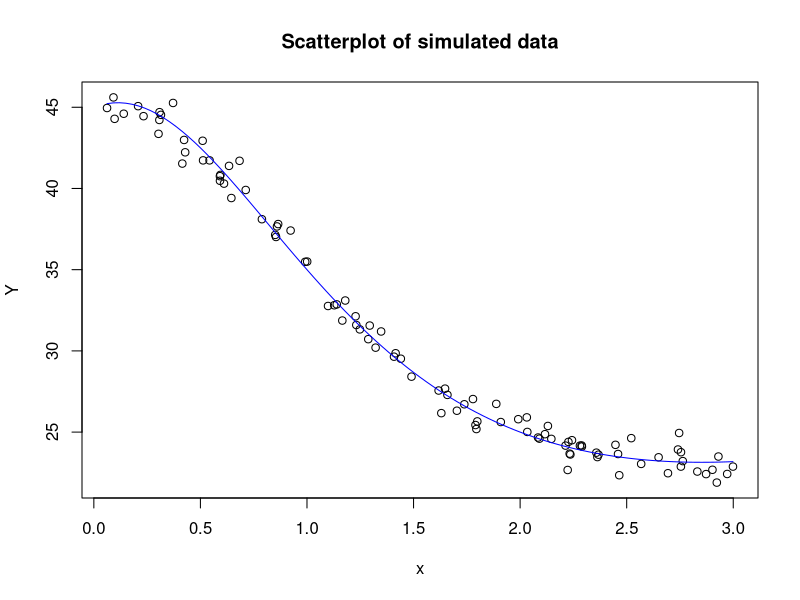
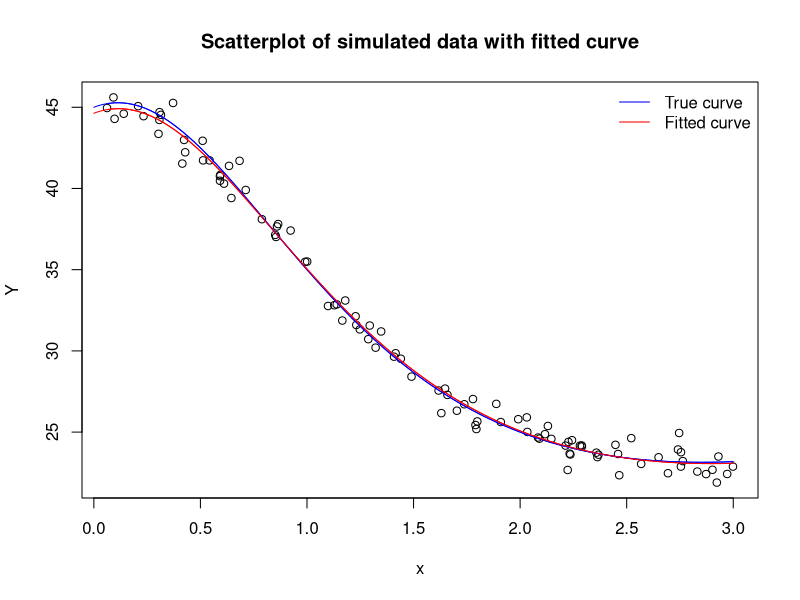
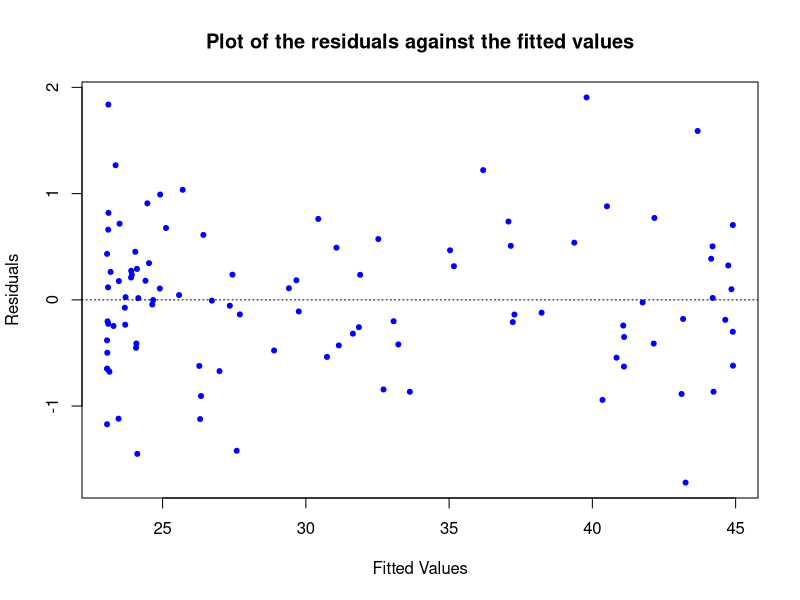
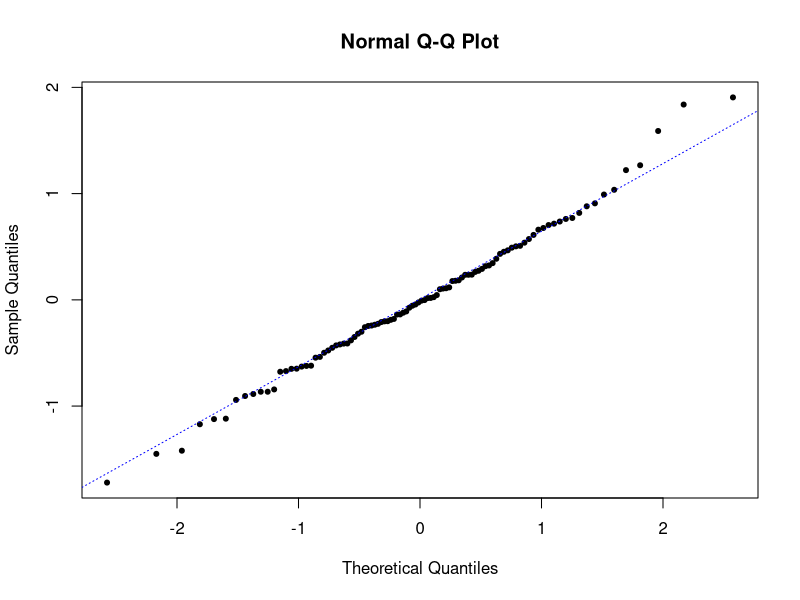
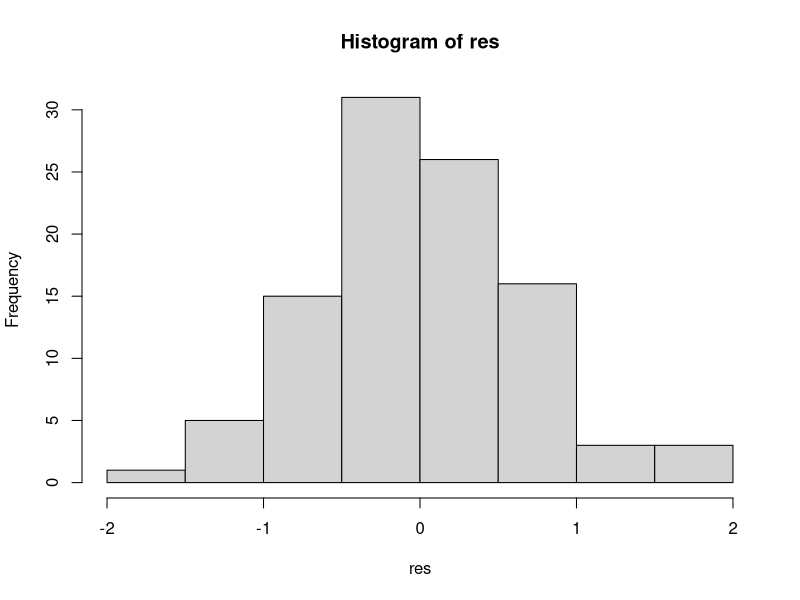

Reproduce these figures in R, in order. (Note: this script raises an error after producing the figures.)
n = 100
mean=0
sd = sqrt(0.5)

th1 = 5
th2 = 90
th3 = 2

theta_real = c(th1,th2,th3)

set.seed(88)
x = runif(n, 0, 3)
e = rnorm(100,mean,sd)

#create vector Y

Y = th1*x + th2/(th3 + x^2) + e 



plot(Y~  x, main = 'Scatterplot of simulated data')
curve(th1*x+(th2/(th3+x^2)), col="blue", add=TRUE)


#fit model

fit = nls(Y ~ theta1*x+(theta2/(theta3+x^2)), start = list(theta1 = 10, theta2 = 30, theta3 = 9))
coef = coef(fit)

#new curve
plot(Y ~  x, main = 'Scatterplot of simulated data with fitted curve')    
legend('topright', legend = c('True curve','Fitted curve'), lty=c(1,1),lwd=c(1,1),col=c('blue','red'),bty = 'n')
#using lines
x1=seq(from=0.0,to=3,by=0.01)
lines(x1,coef[1]*x1 + coef[2]/(coef[3] + x1^2),col="red")#fitted curve
lines(x1,th1*x1 + th2/(th3 + x1^2),col="blue")#true curve
#using curve
curve(th1*x+(th2/(th3+x^2)), col="blue", add=TRUE)
curve(coef[1]*x + (coef[2]/(coef[3]+x^2)),col='red',add=TRUE)

#the estimated covariance matrix
res = residuals(fit)
SSE = sum((res)^2)
p=3
var = SSE/(n-p)
var
cov = vcov(fit)
cov

#real covariance matrix
expr = expression(th1*x + th2/(th3 + x^2))
#compute partial derivatives with respect to th1, th2 and th3 using function 
der1 = eval(deriv(expr, 'th1'))
der2 = eval(deriv(expr, 'th2'))
der3 = eval(deriv(expr, 'th3'))
V =matrix(NA, nrow = 100, ncol =3)

#here we use attr(,'gradient) to obtain the appropriate partial derivatives from deriv function

V =(cbind(attr(der1,'gradient'),attr(der2,'gradient'),attr(der3,'gradient')))
#calculate real covariance matrix
cov_real =  sd^2 * solve((t(V) %*% V))
cov_real


#check residuals



plot(fitted(fit),res,xlab="Fitted Values",ylab="Residuals",main= "Plot of the residuals against the fitted values", pch=20, cex=1, col="blue") # not good
abline(a=0, b=0, lty= 3)


# qq-plot
qqnorm(res, cex = 1, pch= 20)
qqline(res,lty=3,col="blue")
hist(res)   # not good


shapiro.test(res)# H0:normality



#confidence intervals using Asyptotic normality
f=function(x,theta)return(theta[1]*x+(theta[2]/(theta[3]+x^2)))

ub1 = coef[1] + qt(0.99,n-3)*sqrt(cov[1,1])
lb1 = coef[1] - qt(0.99,n-3)*sqrt(cov[1,1])

ub2 = coef[2] + qt(0.99,n-3)*sqrt(cov[2,2])
lb2 = coef[2] - qt(0.99,n-3)*sqrt(cov[2,2])

ub3 = coef[3] + qt(0.99,n-3)*sqrt(cov[3,3])
lb3 = coef[3] - qt(0.99,n-3)*sqrt(cov[3,3])

v1 = c(lb1,ub1)
v2 = c(lb2,ub2)
v3 = c(lb3,ub3)

interval = rbind (v1,v2,v3)
interval


lb=numeric(3);
ub=numeric(3); 
rownames(lb)=names(coef(fit))
for(i in 1:3) {lb[i]=coef(fit)[i]-qt(0.99,n-length(coef(fit)))*sqrt(cov[i,i])
               ub[i]=coef(fit)[i]+qt(0.99,n-length(coef(fit)))*sqrt(cov[i,i])}
ci=cbind(lb,ub); rownames(ci)=names(coef(fit)); ci



#using bootstrap



B=1000 
par.boot=matrix(NA,B,length(coef(fit)))
rownames(par.boot)=paste("B",1:B,sep="")
colnames(par.boot)=names(coef(fit))
e_tilde = res - mean(res)

for(b in 1:B){
  # cat("b = ",b,"\n")
  # Bootstrap samples from centered residuals
  res_tilde=sample(e_tilde,replace=T)
  # Calculate bootstrap values for the response
  yboot=fitted(fit)+res_tilde #Y*_1,...Y*_n
  # Fit model using new response and get bootstrap estimates for parameter 
  modelBoot=nls(yboot ~ theta1*x+(theta2/(theta3+x^2)),start=list(theta1 = 10, theta2 = 30, theta3 = 9))
  # Store estimated (by bootstrap) parameters  
  par.boot[b,]=coef(modelBoot) #\theta*_1,..., \theta*_B
}
# Compute and display bootstrap confidence interval vor the coordinates of theta
lb.boot=2*coef(fit)-apply(par.boot,2,quantile,prob=0.99)
ub.boot=2*coef(fit)-apply(par.boot,2,quantile,prob=0.01)
cbind(lb.boot,ub.boot)


#Confidence interval for the expected value of Y when x = 1

## estimate of the real mean response f(1,theta)
f1=f(1,theta_real)
f1
## confidence interval for the mean response f(1,theta)
# first gradient function (represeted as column)
grad<-function(x,theta){rbind(x,
                              1/(theta[3] + x^2),
                              -theta[2]/(theta[3]+x^2)^2)}
gradvec=grad(1,coef(fit))
se=sqrt(t(gradvec)%*%vcov(fit)%*%gradvec)
lb=f1-qt(0.99,n-3)*se
ub=f1+qt(0.99,n-3)*se
c(lb,ub) # approximate confidence interval for f(1,theta)


## estimates and confidence approximate intervals the mean responses for many x's from (0,3]
x1=seq(from=0.1,to=3,by=0.1)
f2=f(x1,coef(fit))  
grad<-function(x1,theta){rbind(x1,
                              1/(theta[3] + x1^2),
                              -theta[2]/(theta[3]+x1^2)^2)}
gradvec=grad(x1,coef(fit))
se<-sqrt(apply(gradvec,2,function(xx) t(xx)%*%vcov(fit)%*%xx))


#se=sqrt(t(gradvec)%*%vcov(fit)%*%gradvec)
lb=f2-qt(0.99,n-length(coef(fit)))*se
ub=f2+qt(0.99,n-length(coef(fit)))*se
c(lb,ub) 

#plot confidence intervals


plot(Y ~  x, main = 'Plot of Confidence Intervals for many x in (0,3]')    
legend('topright', legend = c('True curve','Fitted curve'), lty=c(1,1),lwd=c(1,1),col=c('blue','red'),bty = 'n')
#using lines
lines(x1,coef[1]*x1 + coef[2]/(coef[3] + x1^2),col="red")#fitted curve
lines(x1,th1*x1 + th2/(th3 + x1^2),col="blue")#true curve
segments(x1,lb,x1,ub,lty=1,lwd =3, col="grey") # confidence intervals







#confidence interval for the mean response f(1,theta) using bootstrap

B=1000 # 1000
par.boot=matrix(NA,B,length(1))
rownames(par.boot)=paste("B",1:B,sep="")
e_tilde = res - mean(res)

for(b in 1:B){
  # cat("b = ",b,"\n")
  # Bootstrap samples from centered residuals
  res_tilde=sample(e_tilde,replace=T)
  # Calculate bootstrap values for the response
  yboot=fitted(fit)+res_tilde #Y*_1,...Y*_n
  # Fit model using new response and get bootstrap estimates for parameter 
  modelBoot=nls(yboot ~ theta1*x+(theta2/(theta3+x^2)),start=list(theta1 = 10, theta2 = 30, theta3 = 9))
  # Store estimated (by bootstrap) parameters  
  #formula = f(1,coef(modelBoot))
  #par.boot[b,]=coef(modelBoot) #\theta*_1,..., \theta*_B  
 # formula1[b] = c(f(1,coef(modelBoot)))
  par.boot[b,] = c(f(1,coef(modelBoot)))
  #formula = matrix(c(formula1,formula2,formula3))
}
lb.boot=2*f1-apply(par.boot,2,quantile,prob=0.99)
ub.boot=2*f1-apply(par.boot,2,quantile,prob=0.01)
cbind(lb.boot,ub.boot)







